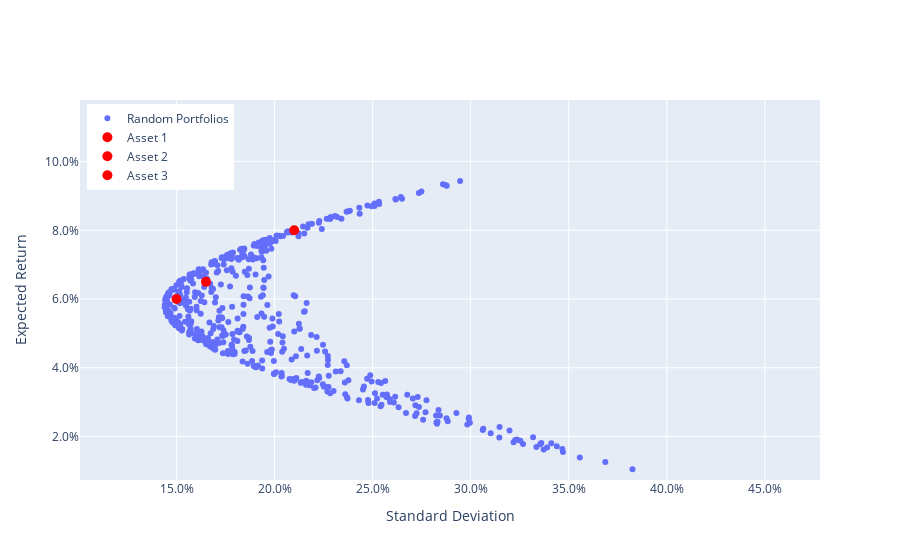

The code cell stored with this chart in its notebook:
### Code cell
fig = go.Figure()
# Plot random portfolios
string =  "Asset 1: %{customdata[0]:.1%}<br>"
string += "Asset 2: %{customdata[1]:.1%}<br>"
string += "Asset 3: %{customdata[2]:.1%}<br>"
string += "<extra></extra>"
trace= go.Scatter(x=df.port_sd, y=df.port_expret,mode="markers",
    customdata=df[['w1','w2','w3']],hovertemplate=string, name='Random Portfolios')
fig.add_trace(trace)

# Plot underlying assets
trace1= go.Scatter(x=[SDS[0]], y=[MNS[0]],mode="markers", marker=dict(size=10, color="red"), name='Asset 1')
fig.add_trace(trace1)
trace2= go.Scatter(x=[SDS[1]], y=[MNS[1]],mode="markers", marker=dict(size=10, color="red"), name='Asset 2')
fig.add_trace(trace2)
trace3= go.Scatter(x=[SDS[2]], y=[MNS[2]],mode="markers", marker=dict(size=10, color="red"), name='Asset 3')
fig.add_trace(trace3)

# Formatting
fig.layout.yaxis["title"] = "Expected Return"
fig.layout.xaxis["title"] = "Standard Deviation"
fig.update_yaxes(tickformat=".1%")
fig.update_xaxes(tickformat=".1%")
fig.update_xaxes(range=[0.7 * df["port_sd"].min(), 1.25 * df["port_sd"].max()])
fig.update_yaxes(range=[0.7 * df["port_expret"].min(), 1.25 * df["port_expret"].max()])
fig.update_layout(legend=dict(yanchor="top", y=0.99, xanchor="left", x=0.01))
fig.show()

### Figure 1 — Plotly figure (JSON) as saved in the notebook; plotly's stock layout.template omitted (floating-point values rounded to 4 significant figures; data arrays with more than 128 entries replaced by an {"elided": "..."} marker saying what was removed)
{"data": [{"customdata": {"elided": "500x3 float values"}, "hovertemplate": "Asset 1: %{customdata[0]:.1%}<br>Asset 2: %{customdata[1]:.1%}<br>Asset 3: %{customdata[2]:.1%}<br><extra></extra>", "mode": "markers", "name": "Random Portfolios", "type": "scatter", "x": {"elided": "500 float values"}, "y": {"elided": "500 float values"}}, {"marker": {"color": "red", "size": 10}, "mode": "markers", "name": "Asset 1", "type": "scatter", "x": [0.15], "y": [0.06]}, {"marker": {"color": "red", "size": 10}, "mode": "markers", "name": "Asset 2", "type": "scatter", "x": [0.165], "y": [0.065]}, {"marker": {"color": "red", "size": 10}, "mode": "markers", "name": "Asset 3", "type": "scatter", "x": [0.21], "y": [0.08]}], "layout": {"legend": {"x": 0.01, "xanchor": "left", "y": 0.99, "yanchor": "top"}, "xaxis": {"range": [0.1008, 0.4782], "tickformat": ".1%", "title": {"text": "Standard Deviation"}}, "yaxis": {"range": [0.00733, 0.1179], "tickformat": ".1%", "title": {"text": "Expected Return"}}}}
